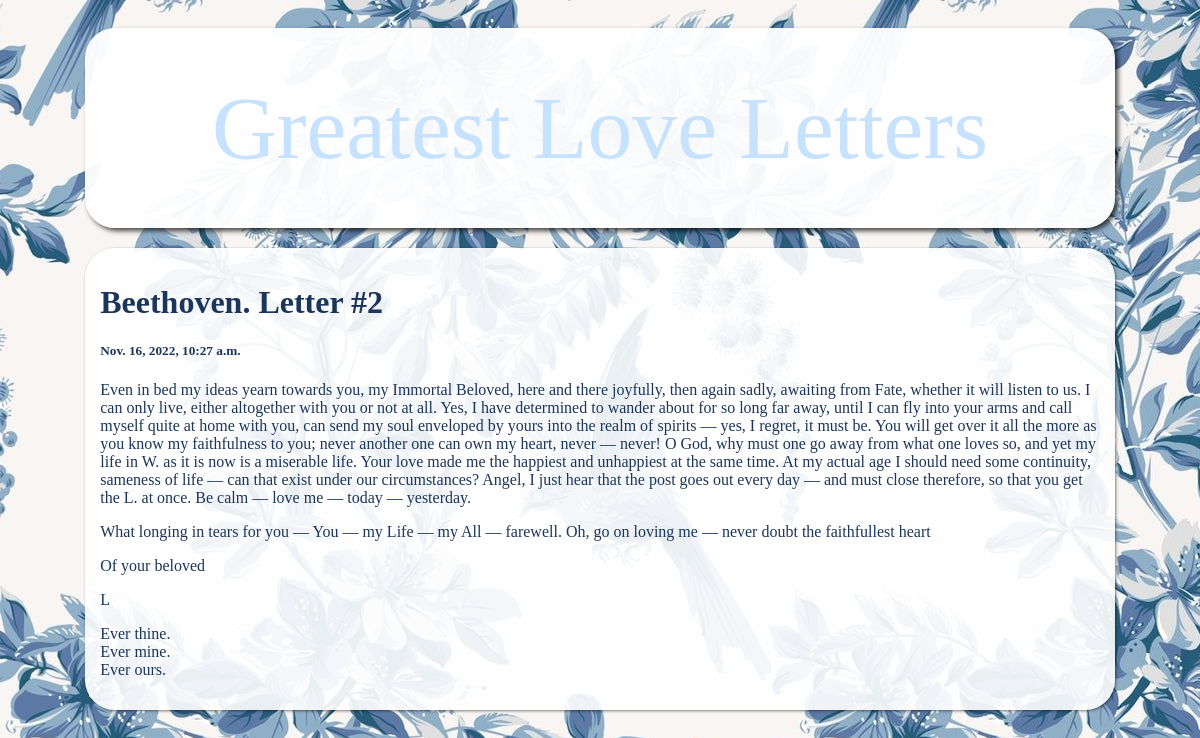
The app's page /post/4 with its own data.
### posts/models.py (models this page shows)
class Post(models.Model):
    title = models.CharField(max_length=100)
    body = models.TextField()
    post_date = models.DateTimeField(default=datetime.now, blank=True)

### posts/views.py (the view)
def post(request, pk):
    posts = Post.objects.get(id=pk)
    return render(request, 'post.html', {'posts': posts})

### templates/post.html (shortened to what this page needs)
<!DOCTYPE html>
<html>
<head>
    {% load static %}
    <link rel="stylesheet" type="text/css" href='{% static '/css/style.css' %}'>
</head>
<body>
<div class="header">
    <a class="sign" href="/">
      <span>Greatest Love Letters</span>
    </a>
</div>
<div class="row">
  <div class="leftcolumn">
    <div style="color: #1b365a;" class="card">
        <h1>{{posts.title}}</h1>
        <h5>{{posts.post_date}}</h5>
        <p>{{posts.body|linebreaks}}</p>
    </div>
  </div>
</div>
</body>
</html>

### staticfiles/css/style.css (style rules this page uses)
* { box-sizing: border-box; }
body { font-family: Times New Roman,Courier New, Arial; padding: 20px; background-image: url('images/birds.jpeg'); background-repeat: repeat; }
.header { padding: 20px; font-size: 60px; font-family: Times New Roman; text-align: center; background-color: rgba(255,255,255,.95); border-radius: 30px; color: #00000; box-shadow: 3px 3px 5px rgba(0, 0, 0, 0.7); width: 90%; margin: auto; }
.leftcolumn { width: 90%; margin: auto; }
.card { background-color: rgba(255,255,255,.9); box-shadow: 1px 1px 3px rgba(0, 0, 0, 0.5); padding: 15px; margin-top: 20px; border-radius: 30px; }
.row:after { content: ""; display: table; clear: both; }
.sign { text-decoration: none; min-height: 100%; display: flex; flex-direction: column; justify-content: center; align-items: center; padding: 15px; margin: 20px; }
.sign span { font-size: 5.6rem; text-align: center; line-height: 1; color: #c6e2ff; animation: neon .08s ease-in-out infinite alternate; }

### records on screen
Post: title "Beethoven. Letter #2", post_date "Nov. 16, 2022, 10:27 a.m.", body "Even in bed my ideas yearn towards you, my Immortal Beloved, here and there joyfully, then again sadly, awaiting from Fate, whether it will listen to us. I can only live, either altogether with you or not at all. Yes, I have determined to wander about for so long far away, until I can fly into your arms and call myself quite at home with you, can send my soul enveloped by yours into the realm of spirits — yes, I regret, it must be. You will get over it all the more as you know my faithfulness to you; never another one can own my heart, never — never! O God, why must one go away from what one loves so, and yet my life in W. as it is now is a miserable life. Your love made me the happiest and…"
